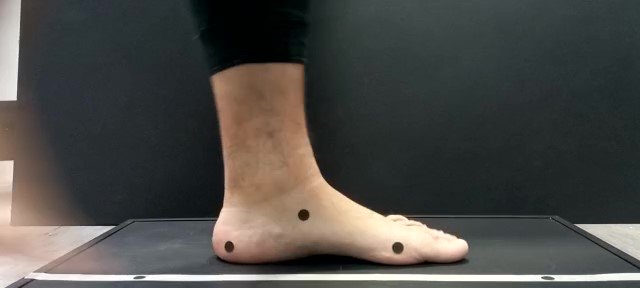
#> input picture imagemteste.jpg, 640 x 288 px, found by its file name
$ python imagem.py
#> lines starting #> are read from the running program, lines starting #| are printed output that depends on the picture
import cv2 # Importa o pacote OpenCV
import numpy as np # Importa o pacote numpy e o renomeia como np

# Carrega a imagem "imagemteste.jpg" em escala de cinza
image = cv2.imread('C:/Users/mavic/TCC/imagemteste.jpg', 0)
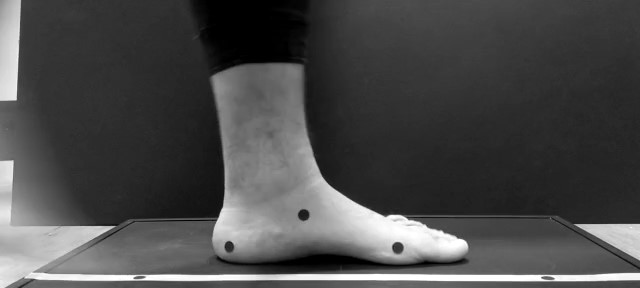
#> image: shape (288, 640); min 0, max 255, mean 74.2

# Cria um objeto "params" da classe "SimpleBlobDetector_Params()"
params = cv2.SimpleBlobDetector_Params()

# Define os parâmetros de detecção de blobs
params.filterByArea = True # Filtra os blobs por área
params.minArea = 80 # Define a área mínima do blob em pixels
params.filterByCircularity = True # Filtra os blobs por circularidade
params.minCircularity = 0.8 # Define a circularidade mínima do blob
params.filterByConvexity = True # Filtra os blobs por convexidade
params.minConvexity = 0.5 # Define a convexidade mínima do blob
params.filterByInertia = True # Filtra os blobs por inércia
params.minInertiaRatio = 0.01 # Define a inércia mínima do blob

# Cria um objeto "detector" da classe "SimpleBlobDetector_create()"
# com base nos parâmetros definidos anteriormente
detector = cv2.SimpleBlobDetector_create(params)

# Detecta os blobs circulares na imagem usando o objeto "detector"
keypoints = detector.detect(image)
#> keypoints = 3 keypoints; (x, y, size): (397, 248, 12.6), (303, 215, 12.5), (229, 247, 11.1)

# Cria uma matriz vazia (blank) com a função "np.zeros()"
blank = np.zeros((1, 1))

# Desenha os blobs circulares na imagem
blobs = cv2.drawKeypoints(image, keypoints, blank, (0, 0, 255),
                          cv2.DRAW_MATCHES_FLAGS_DRAW_RICH_KEYPOINTS)

# Conta o número de blobs circulares detectados e cria uma string de texto
number_of_blobs = len(keypoints)
#> number_of_blobs = 3
text = "Number of Circular Blobs: " + str(len(keypoints))
#> text = 'Number of Circular Blobs: 3'

# Adiciona o texto à imagem desenhada
cv2.putText(blobs, text, (20, 550), cv2.FONT_HERSHEY_SIMPLEX, 1, (0, 100, 255), 2)

# Exibe a imagem com os blobs circulares destacados
cv2.imshow("Filtering Circular Blobs Only", blobs)

# Aguarda por uma tecla do usuário para fechar a janela exibida
cv2.waitKey(0)

# Fecha todas as janelas abertas
cv2.destroyAllWindows()
